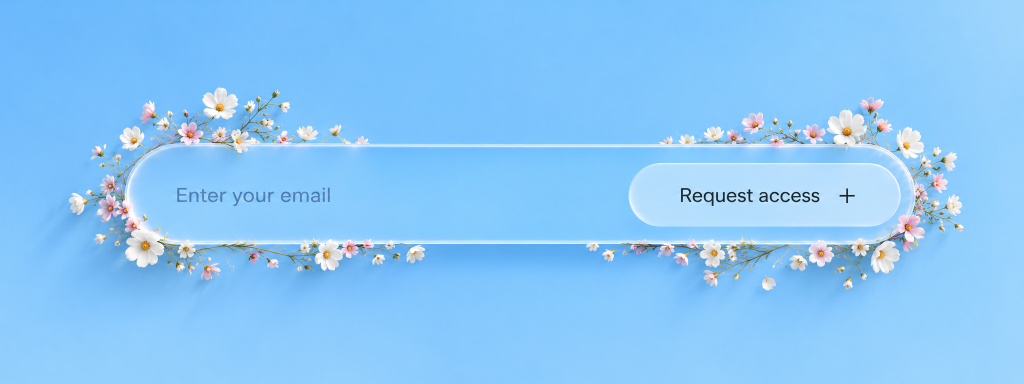
#> input picture reference-images/styles/email-flowers-reference.png, 2048 x 768 px (shown at 1/2 size)
$ python cut_email_flowers.py
#> lines starting #> are read from the running program, lines starting #| are printed output that depends on the picture; after the words box and inside, x2 and y2 are one past the last pixel; in counts of white or black regions, pixels touching at a corner belong together
#!/usr/bin/env python3
"""
Cuts the flower sprigs out of reference-images/styles/email-flowers-reference.png
(the approved look for the email field) so the site can grow them out of the
real email pill one sprig at a time.

  1. key out the blue background (flowers/stems are warm or neutral, sky is blue),
     un-mixing edge colours so thin stems and petal edges stay clean
  2. remove the reference's own glass pill (its interior and its thin bright rim)
  3. split into connected sprigs; for each, record its bounding box and the point
     where it touches the pill (the growth origin)
  4. write one WebP sprite + a JSON describing the sprigs relative to the pill

    python3 scripts/cut_email_flowers.py
Outputs public/images/email-flowers.webp and src/components/emailFlowers.json
"""
import json
from pathlib import Path

import cv2
import numpy as np
from PIL import Image
from scipy import ndimage

ROOT = Path(__file__).resolve().parent.parent
SRC = ROOT / "reference-images" / "styles" / "email-flowers-reference.png"
OUT_IMG = ROOT / "public" / "images" / "email-flowers.webp"
OUT_JSON = ROOT / "src" / "components" / "emailFlowers.json"

PILL = dict(x0=252, y0=288, x1=1828, y1=487)  # the glass pill in the reference (px)
SPRITE_SCALE = 0.6


def smooth(e0, e1, x):
    t = np.clip((x - e0) / (e1 - e0), 0, 1)
    return t * t * (3 - 2 * t)


def main():
    img = np.asarray(Image.open(SRC).convert("RGB")).astype(np.float32)
    H, W, _ = img.shape
#> H = 768; W = 2048
    R, G, B = img[..., 0], img[..., 1], img[..., 2]

    # --- background model: heavy median of the image with flowers suppressed
    blueish = (B - R) > 90
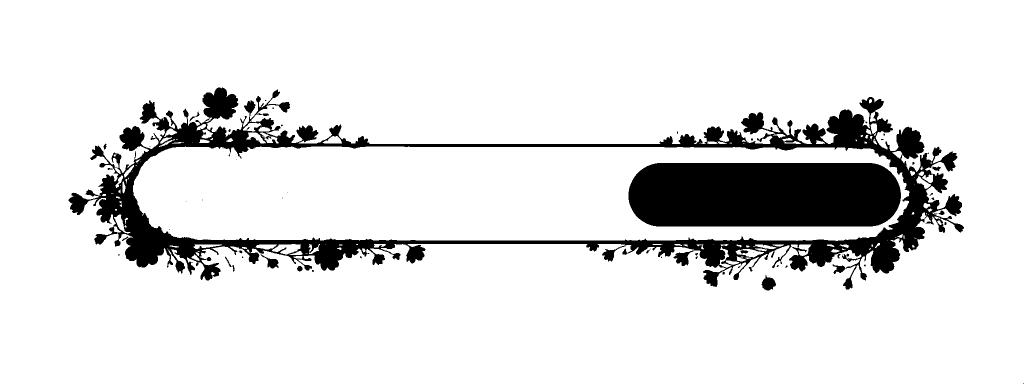
#> blueish: shape (768, 2048) bool (shown at 1/2 size); 88.5% white; 66 black regions (39 under 20 px), largest, box (x1, y1, x2, y2) and area: (137, 175, 1928, 579) 111768, (1257, 326, 1802, 453) 65640, (1523, 550, 1552, 581) 563
    bg = img.copy()
    bg[~blueish] = np.nan
#> bg: shape (768, 2048, 3) float32; 11.46% of the values are NaN or infinite; the others: min 51, max 255, mean 193.5
    small = cv2.resize(np.nan_to_num(bg, nan=0), (W // 16, H // 16), interpolation=cv2.INTER_AREA)
    cnt = cv2.resize(blueish.astype(np.float32), (W // 16, H // 16), interpolation=cv2.INTER_AREA)
    small = small / np.maximum(cnt[..., None], 1e-3)
    small = cv2.GaussianBlur(small, (0, 0), 3)
    bgfull = cv2.resize(small, (W, H), interpolation=cv2.INTER_CUBIC)

    # --- alpha: how far a pixel is from the local sky colour toward "not blue"
    blueness = B - R
    bg_blueness = bgfull[..., 2] - bgfull[..., 0]
    alpha = smooth(bg_blueness * 0.72, bg_blueness * 0.12, blueness)
    # brightness difference also counts (white petals on lighter sky)
    lum = img.mean(-1)
    alpha = np.maximum(alpha, smooth(25, 70, np.abs(lum - bgfull.mean(-1))) * smooth(bg_blueness * 0.85, bg_blueness * 0.35, blueness))

    # --- remove the reference pill: interior + its bright rim
    yy, xx = np.mgrid[0:H, 0:W]
    r = (PILL["y1"] - PILL["y0"]) / 2
    cy = (PILL["y0"] + PILL["y1"]) / 2
    cxl = PILL["x0"] + r
    cxr = PILL["x1"] - r
    cxc = np.clip(xx, cxl, cxr)
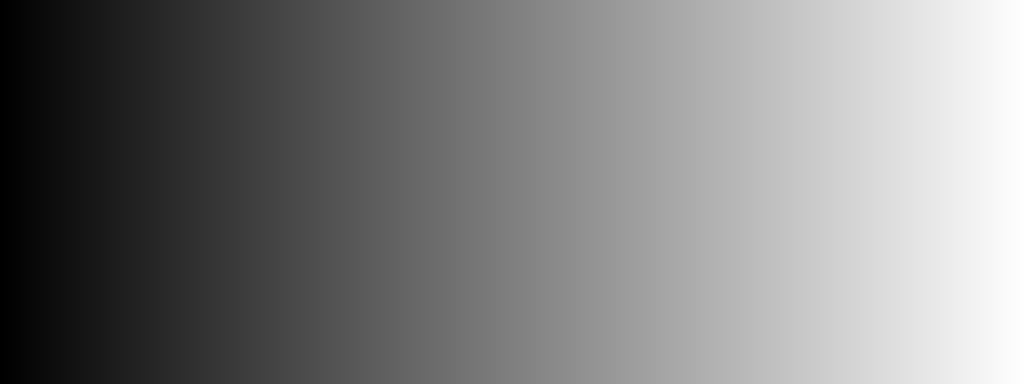
#> xx: shape (768, 2048) int64 (shown at 1/2 size); min 0, max 2047, mean 1023.5; drawn with min black and max white
    d_out = np.hypot(xx - cxc, yy - cy) - r  # signed distance to the pill outline (<0 inside)
    alpha[d_out < -12] = 0
#> alpha: shape (768, 2048) float32; min 0, max 1, mean 0.0565
    band = np.abs(d_out) <= 12
    # in the rim band keep only coloured flower parts, or white areas wider than the rim line
    colored = ((R - B) > 6) | ((G - B) > 0)
#> colored: shape (768, 2048) bool; 2.8% white; 736 white regions (585 under 20 px), largest, box (x1, y1, x2, y2) and area: (252, 435, 633, 541) 5331, (1666, 477, 1794, 546) 2153, (398, 181, 579, 306) 2079
    white = (lum > 215) & (blueness < 22)
#> white: shape (768, 2048) bool; 2.6% white; 405 white regions (269 under 20 px), largest, box (x1, y1, x2, y2) and area: (245, 336, 328, 534) 4231, (1654, 220, 1735, 294) 3149, (405, 175, 476, 239) 2607
    white_wide = cv2.morphologyEx(white.astype(np.uint8), cv2.MORPH_OPEN, np.ones((7, 7), np.uint8)).astype(bool)
#> white_wide: shape (768, 2048) bool; 1.5% white; 66 white regions, largest, box (x1, y1, x2, y2) and area: (1657, 221, 1732, 272) 2330, (246, 402, 326, 509) 2151, (1794, 256, 1847, 315) 1931
    keep = colored | white_wide
#> keep: shape (768, 2048) bool; 3.6% white; 419 white regions (285 under 20 px), largest, box (x1, y1, x2, y2) and area: (199, 330, 633, 541) 9231, (1657, 221, 1735, 293) 3596, (1666, 477, 1799, 546) 3259
    keep = cv2.dilate(keep.astype(np.uint8), np.ones((3, 3), np.uint8)).astype(bool)
#> keep: shape (768, 2048) bool; 5.3% white; 171 white regions (62 under 20 px), largest, box (x1, y1, x2, y2) and area: (137, 252, 786, 561) 22756, (279, 176, 580, 313) 11147, (1586, 425, 1850, 578) 10516
    alpha[band & ~keep] = 0
#> alpha: shape (768, 2048) float32; min 0, max 1, mean 0.0484
    # the button/text area is all inside the pill → already gone

    # --- un-mix colours from the sky
    a = np.clip(alpha, 1e-3, 1)[..., None]
    col = np.clip((img - (1 - a) * bgfull) / a, 0, 255)
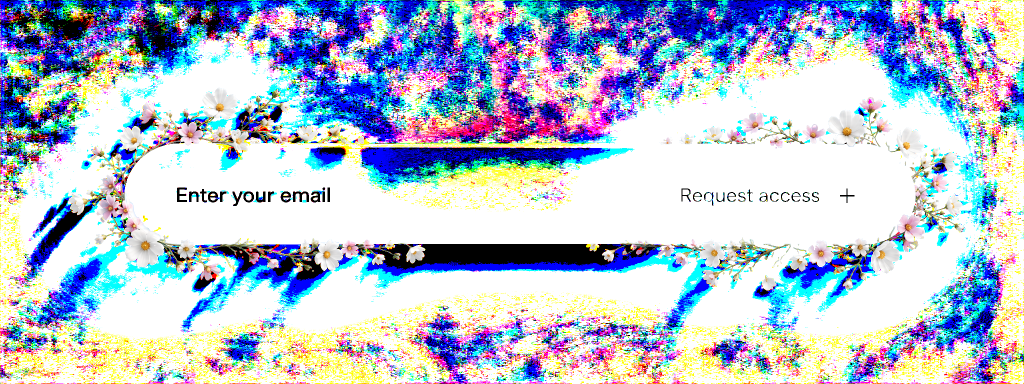
#> col: shape (768, 2048, 3) float32 (shown at 1/2 size); mean R, G, B 180.9, 192.2, 209.7
    col = np.where(alpha[..., None] > 0.02, col, 0)

    # --- drop leftover bits of the reference's rim: blobs that never leave the rim band
    solid0 = alpha > 0.2
#> solid0: shape (768, 2048) bool; 5.1% white; 127 white regions (59 under 20 px), largest, box (x1, y1, x2, y2) and area: (137, 175, 801, 561) 34451, (1579, 303, 1928, 579) 15590, (1653, 194, 1786, 295) 5904
    lab0, n0 = ndimage.label(solid0, structure=np.ones((3, 3)))
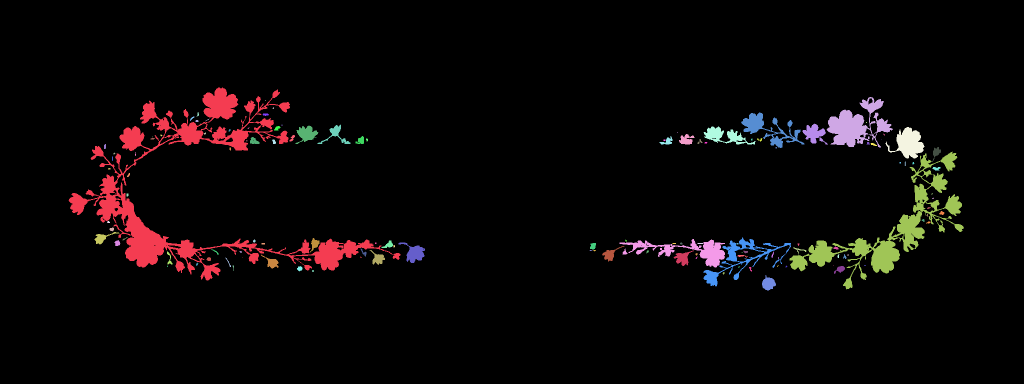
#> lab0: shape (768, 2048) int32 (shown at 1/2 size); 128 distinct labels, from 0 to 127; one colour per label, 0 black
#> n0 = 127
    if n0:
        outside = ndimage.maximum((np.abs(d_out) > 12).astype(np.uint8), lab0, range(1, n0 + 1))
#> outside = 127 values, max 1 at index 0, min 0 at index 32, mean 0.772
        inband_only = np.isin(lab0, 1 + np.nonzero(np.asarray(outside) == 0)[0]) & (lab0 > 0)
#> inband_only: shape (768, 2048) bool; 0.05% white; 29 white regions (15 under 20 px), largest, box (x1, y1, x2, y2) and area: (763, 481, 786, 496) 169, (1180, 486, 1192, 499) 125, (544, 279, 552, 288) 49
        alpha[inband_only] = 0
#> alpha: shape (768, 2048) float32; min 0, max 1, mean 0.0479
        # faint fringe pixels hugging the rim line inside the band
        alpha[band & (alpha < 0.35)] = 0
#> alpha: shape (768, 2048) float32; min 0, max 1, mean 0.0478

    # --- position of every pixel along the pill outline (perimeter coordinate, px)
    straight = cxr - cxl
    ang = np.arctan2(yy - cy, xx - cxc)
    # unified coordinate: start at the left cap's middle, go clockwise (up/over the top, round the right, back along the bottom)
    total = 2 * straight + 2 * np.pi * r
    p = np.zeros_like(xx, dtype=np.float32)
    lc = xx < cxl
    rc = xx > cxr
    mid = ~lc & ~rc
    # left cap: angle measured from pointing left (π); upward half is clockwise-positive
    th = np.arctan2(-(yy - cy), -(xx - cxl))  # 0 = pointing left, + = up
    p[lc] = np.where(th[lc] >= 0, th[lc] * r, total + th[lc] * r)
    top = mid & (yy < cy)
    bot = mid & (yy >= cy)
    p[top] = np.pi / 2 * r + (xx[top] - cxl)
    tr = np.arctan2(-(yy - cy), xx - cxr)  # 0 = pointing right, + = up
    p[rc] = np.pi / 2 * r + straight + (np.pi / 2 - tr[rc]) * r
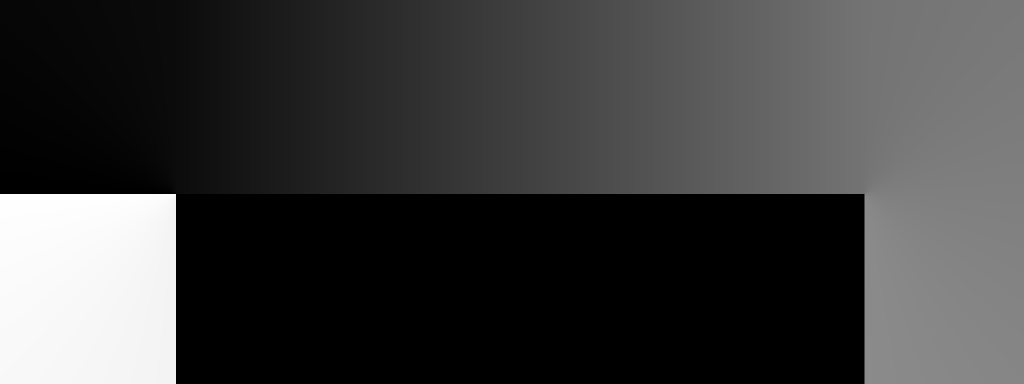
#> p: shape (768, 2048) float32 (shown at 1/2 size); min 0, max 3379, mean 837.5; drawn with min black and max white
    p[bot] = np.pi / 2 * r + straight + np.pi * r + (cxr - xx[bot])
    p = np.mod(p, total)
    SEG = 150  # px of outline per sprig section

    # --- sprigs = connected components (stems joined by a small dilation)
    solid = alpha > 0.25
#> solid: shape (768, 2048) bool; 5% white; 104 white regions (46 under 20 px), largest, box (x1, y1, x2, y2) and area: (137, 175, 801, 561) 33629, (1579, 303, 1928, 578) 15455, (1653, 194, 1786, 295) 5851
    joined = cv2.dilate(solid.astype(np.uint8), np.ones((5, 5), np.uint8))
#> joined: shape (768, 2048); values 0 (black) and 1 (white), 7.9% white; 20 white regions, largest, box (x1, y1, x2, y2) and area: (135, 173, 803, 563) 57657, (1202, 252, 1930, 580) 42820, (1480, 192, 1788, 298) 14249
    lab, n = ndimage.label(joined)
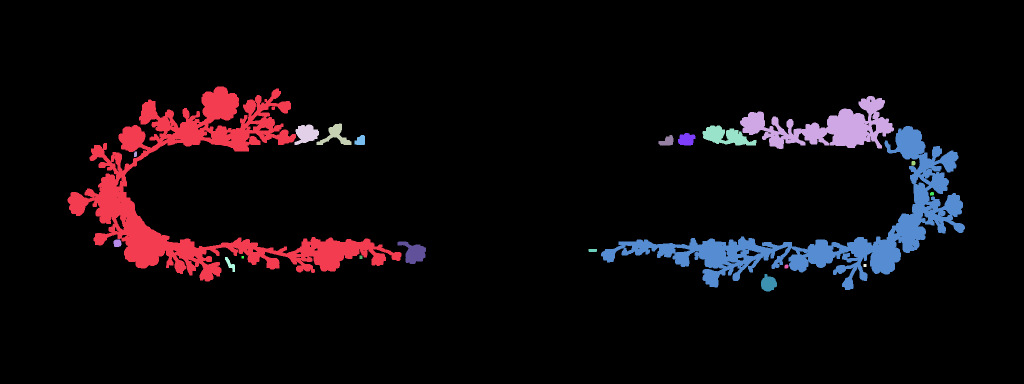
#> lab: shape (768, 2048) int32 (shown at 1/2 size); 22 distinct labels, from 0 to 21; one colour per label, 0 black
#> n = 21
    sizes = ndimage.sum(solid, lab, range(1, n + 1))
#> sizes = 21 values, max 36590 at index 0, min 1 at index 16, mean 3712.7
    pieces = []
    keep_mask = np.zeros_like(solid)
    seg = np.floor(p / SEG).astype(np.int32)
    parts = []
    for i, sz in enumerate(sizes, start=1):
        if sz < 60:
            continue
        mi = (lab == i) & (alpha > 0.02)
        for sg in np.unique(seg[mi]):
            m = mi & (seg == sg)
            if (m & solid).sum() < 40:
                # tiny leftovers stay with the component's biggest section
                continue
            parts.append(m)
#> this loop made 21 passes
#> sz on passes 1 to 12: 36590, 9492, 557, 869, 1509, 26438, 401, 175, 202, 9, 14, 7
#> pass 3, in main, `mi = (lab == i) & (alpha > 0.02)`:
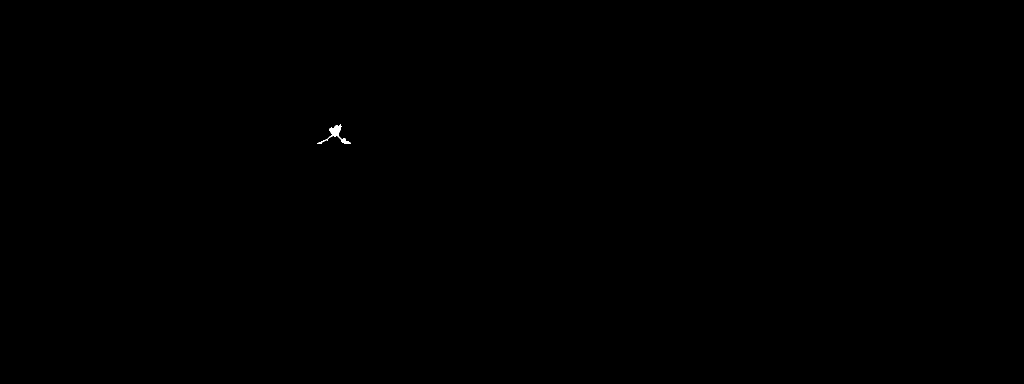
#> mi: shape (768, 2048) bool (shown at 1/2 size); 0.04% white; 1 white region, box (x1, y1, x2, y2) and area: (635, 249, 701, 288) 575
#> after the loop, parts = 26 items
        # pixels of tiny sections: attach to the nearest kept section of this component
    for m in parts:
        ys, xs = np.nonzero(m)
        x0, x1, y0, y1 = xs.min(), xs.max() + 1, ys.min(), ys.max() + 1
        # growth origin = the part of the sprig closest to the pill outline
        dd = np.abs(d_out[ys, xs])
        k = np.argmin(dd)
        ox, oy = int(xs[k]), int(ys[k])
        side = "left" if ox < (PILL["x0"] + PILL["x1"]) / 2 else "right"
        pieces.append(dict(x=int(x0), y=int(y0), w=int(x1 - x0), h=int(y1 - y0), ox=ox, oy=oy, side=side, area=int(m.sum()), touch=float(dd[k]), perim=float(p[oy, ox]), total=float(total)))
        keep_mask |= m
#> this loop made 26 passes
#> (x0, x1, y0, y1, k, ox, oy, side) on passes 1 to 12: (143, 346, 201, 388, 3778, 308, 298, 'left'), (342, 496, 175, 301, 7564, 371, 288, 'left'), (496, 590, 179, 288, 2806, 504, 287, 'left'), (725, 801, 479, 530, 77, 725, 487, 'left'), (575, 725, 476, 544, 426, 605, 487, 'left'), (425, 575, 477, 552, 122, 446, 487, 'left'), (250, 425, 452, 561, 1809, 352, 487, 'left'), (137, 289, 388, 489, 3713, 262, 431, 'left'), (1482, 1546, 224, 291, 1533, 1541, 288, 'right'), (1546, 1696, 219, 296, 4212, 1546, 288, 'right'), (1696, 1786, 194, 295, 3802, 1696, 288, 'right'), (646, 701, 249, 288, 528, 689, 287, 'left')
#> after the loop, pieces = 26 items
    # tiny sections dropped from `parts` must still be drawn: give them to the nearest piece
    rest = (lab > 0) & (alpha > 0.02) & ~keep_mask
    if rest.any() and pieces:
        ry, rx = np.nonzero(rest)
#> ry = 199 values from 282 to 541; rx = 199 values, max 1865 at index 66, min 270 at index 38, mean 883.2
        for y, x in zip(ry, rx):
            best = min(pieces, key=lambda q: (max(q['x'] - x, 0, x - q['x'] - q['w'] + 1) ** 2 + max(q['y'] - y, 0, y - q['y'] - q['h'] + 1) ** 2))
            if best['x'] - 30 <= x < best['x'] + best['w'] + 30 and best['y'] - 30 <= y < best['y'] + best['h'] + 30:
                nx0, ny0 = min(best['x'], x), min(best['y'], y)
                best['w'] = max(best['x'] + best['w'], x + 1) - nx0
                best['h'] = max(best['y'] + best['h'], y + 1) - ny0
                best['x'], best['y'] = int(nx0), int(ny0)
                keep_mask[y, x] = True
#> this loop made 199 passes
#> (y, x, nx0, ny0) on passes 1 to 12: (282, 643, 643, 249), (282, 644, 643, 249), (282, 645, 643, 249), (283, 642, 642, 249), (283, 643, 642, 249), (283, 644, 642, 249), (283, 645, 642, 249), (284, 642, 642, 249), (284, 643, 642, 249), (284, 644, 642, 249), (285, 637, 591, 251), (285, 638, 591, 251)
#> (nx0, ny0) on passes 61 to 66: (1771, 254), (1771, 254), (1771, 254), (1771, 254), (1771, 254), (1775, 312)
    alpha = np.where(keep_mask, alpha, 0)

    rgba = np.dstack([col, alpha * 255]).astype(np.uint8)
    sw, sh = int(W * SPRITE_SCALE), int(H * SPRITE_SCALE)
#> sw = 1228; sh = 460
    Image.fromarray(rgba, "RGBA").resize((sw, sh), Image.LANCZOS).save(OUT_IMG, "WEBP", quality=88, method=6)
    Image.fromarray(rgba, "RGBA").save(ROOT / ".scratch" / "email-flowers-full.png")

    data = dict(source=dict(w=W, h=H), sprite=dict(w=sw, h=sh, scale=SPRITE_SCALE), pill=PILL, pieces=pieces)
#> data = 4 items
    OUT_JSON.write_text(json.dumps(data, indent=1, default=lambda o: o.item() if hasattr(o, "item") else str(o)))
#> (the run stopped early here; a loop or call above may not have finished)
